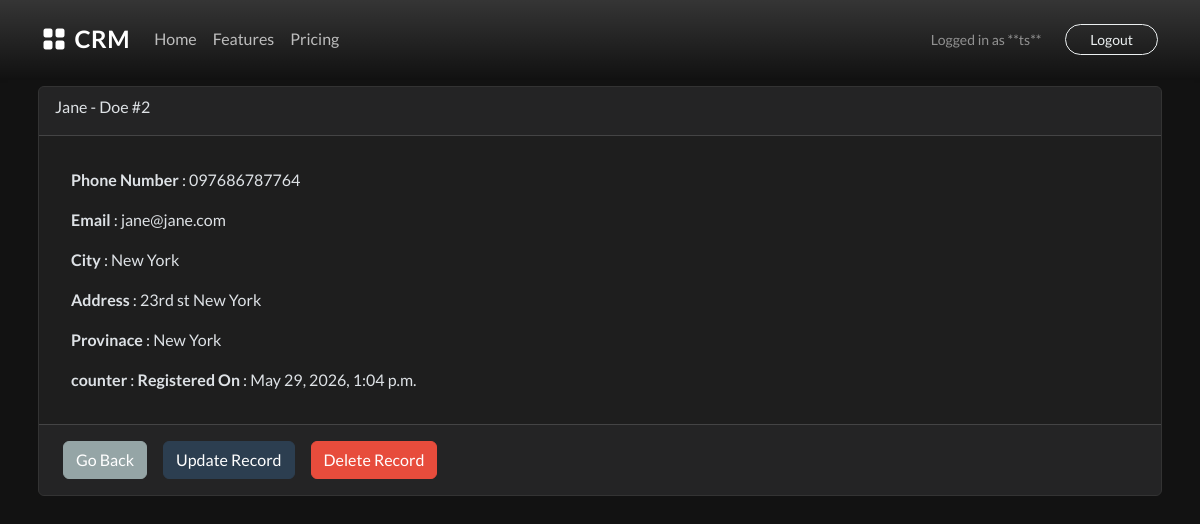
Page /view_record/2 (signed in) on the committed database.
### webapp/models.py (models this page shows, shortened)
class Record(models.Model):
    first_name = models.CharField(max_length = 100)
    last_name = models.CharField(max_length = 100)
    email = models.CharField(max_length = 255)
    phone = models.CharField(max_length = 20)
    address = models.CharField(max_length = 100)
    city = models.CharField(max_length = 100)
    provinace = models.CharField(max_length = 100)
    country = models.CharField(max_length = 100)
    created_at = models.DateTimeField(auto_now_add=True)

### webapp/views.py (the view)
# urls.py: path('view_record/<int:pk>',views.view_record,name='view_record'),
@login_required(login_url='login')
def view_record(request,pk):
    record = Record.objects.get(id=pk)
    context = {'record':record}
    return render(request,'webapp/view-record.html',context)

### webapp/templates/webapp/view-record.html
{% extends 'webapp/base.html' %}
{% block content %}
<div class="container p-lg-2">
    <div class="card">
        <div class="card-header">
            <div class="card-title">{{ record.first_name }} - {{ record.last_name }} #{{ record.id }}</div>
        </div>
        <div class="card-body">
            <p class="m-3">
                <strong>Phone Number</strong> : {{ record.phone }}
            </p>
            <p class="m-3">
                <strong>Email</strong> : {{ record.email }}
            </p>
            <p class="m-3">
                <strong>City</strong> : {{ record.city }}
            </p>
            <p class="m-3">
                <strong>Address</strong> : {{ record.address }}
            </p>
            <p class="m-3">
                <strong>Provinace</strong> : {{ record.provinace }}
            </p>
            <p class="m-3">
                <strong>counter</strong> : {{ record.counter }}
                <strong>Registered On</strong> : {{ record.created_at }}
            </p>
        </div>
        <div class="card-footer d-flex g-3">
            <a href="{% url 'dashboard' %}" class="btn btn-secondary btn-block m-2">Go Back</a>
            <a href="{% url 'update_record' record.id %}" class="btn btn-primary btn-block m-2">Update Record</a>
            <a href="{% url 'dashboard' %}" class="btn btn-danger btn-block m-2">Delete Record</a>
        </div>
    </div>
</div>
{% endblock %}

### webapp/templates/webapp/navbar.html (shortened to what this page needs)
<nav class="navbar navbar-expand-lg navbar-dark bg-gradient shadow-sm">
  <div class="container">
    <a class="navbar-brand fw-bold text-white" href="{% url 'home' %}">
      <i class="bi bi-grid-fill me-2"></i>CRM
    </a>
    <div class="collapse navbar-collapse" id="navbarText">
      <ul class="navbar-nav me-auto mb-2 mb-lg-0">
        <li class="nav-item">
          <a class="nav-link {% if request.path == '/' %}active{% endif %} text-white-50 hover-white" aria-current="page" href="/">Home</a>
        </li>
        <li class="nav-item">
          <a class="nav-link text-white-50 hover-white" href="#">Features</a>
        </li>
        <li class="nav-item">
          <a class="nav-link text-white-50 hover-white" href="#">Pricing</a>
        </li>
      </ul>
      <div class="d-flex align-items-center gap-3">
        {% if user.is_authenticated %}
          <span class="text-white-50 me-2 small">Logged in as **{{ user.username }}**</span>
          <form alt="Logout Form" action="{% url 'logout' %}" method="post" class="m-0">
            <button type="submit" class="btn btn-outline-light btn-sm rounded-pill px-4">Logout</button>
          </form>
        {% else %}
          <a href="{% url 'login' %}" class="text-white text-decoration-none {% if request.path == '/login/' %}active{% endif %}">Login</a>
          <a href="{% url 'register' %}" class="btn btn-light btn-sm rounded-pill px-4 {% if request.path == '/register/' %}active{% endif %}">Sign Up</a>
        {% endif %}
      </div>
    </div>
  </div>
</nav>

### webapp/templates/webapp/base.html (style rules this page uses)
[data-bs-theme="dark"] body { background-color: #121212; color: #e0e0e0; }
[data-bs-theme="dark"] .card { background-color: #1e1e1e; border-color: #333; }

### webapp/templates/webapp/navbar.html (style rules this page uses)
.bg-gradient { background: linear-gradient(135deg, #667eea 0%, #764ba2 100%); }
.nav-link.text-white-50 { color: rgba(255, 255, 255, 0.7) !important; transition: color 0.3s ease; }
.navbar-brand { font-size: 1.5rem; letter-spacing: 0.5px; }

### rows in the picture
Record: first_name "Jane", last_name "Doe", id "2", phone "097686787764", email "jane@jane.com", city "New York", address "23rd st New York", provinace "New York", created_at "May 29, 2026, 1:04 p.m."

### other values in the picture
{{ user.username }} "ts"
